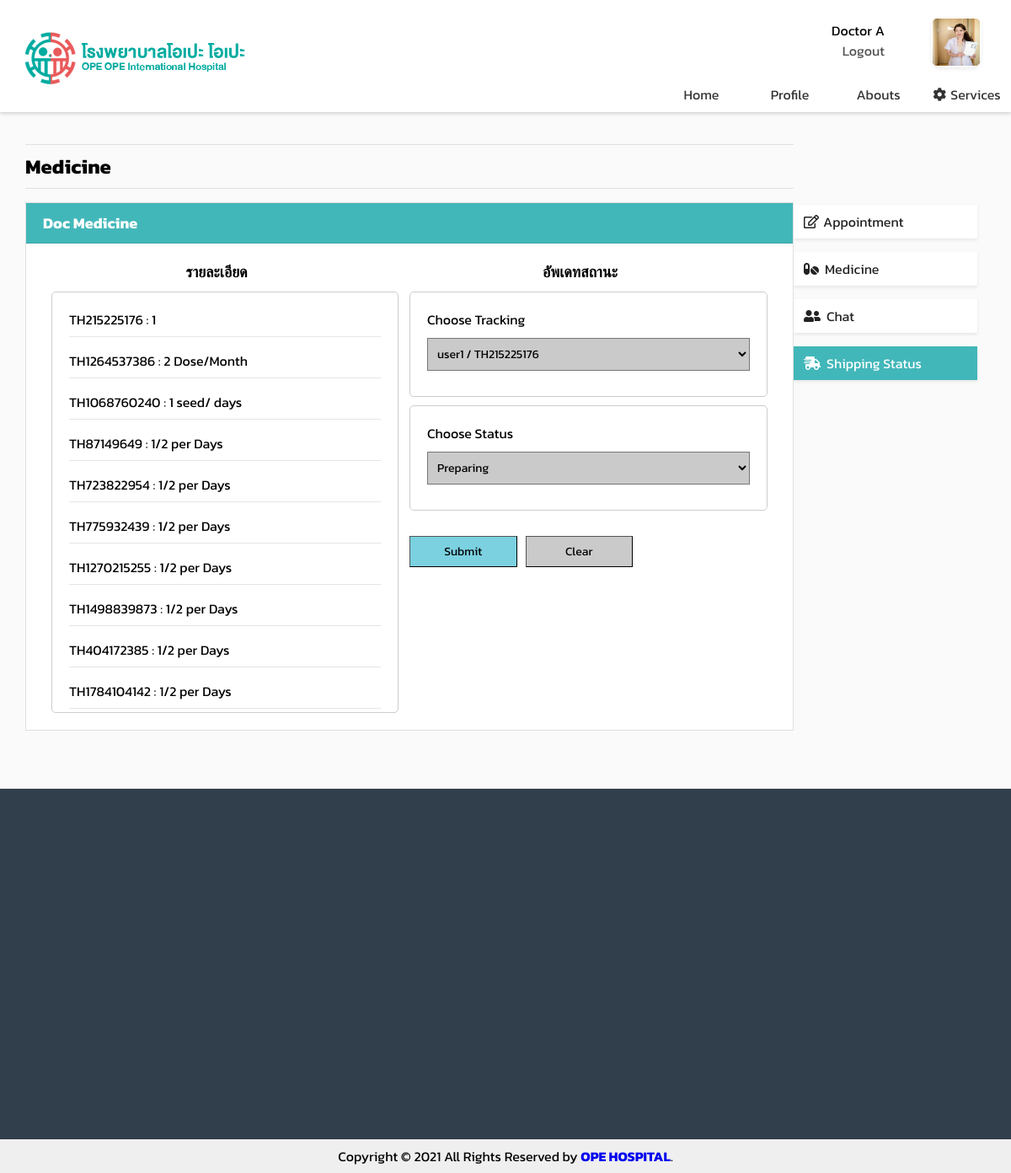
Screenshot of /opeope-hospital/ship-doc.php (signed in) with the database file from the repository.
### tables this page shows
CREATE TABLE `userdb` (
  `hospitalNum` int(11) NOT NULL,
  `userType` int(1) NOT NULL,
  `userID` varchar(100) NOT NULL,
  `email` varchar(100) NOT NULL,
  `password` varchar(100) NOT NULL,
  `firstName` varchar(100) NOT NULL,
  `lastName` varchar(100) NOT NULL,
  `citizenID` varchar(100) NOT NULL,
  `gender` varchar(1) NOT NULL,
  `birthDate` date NOT NULL,
  `age` int(11) DEFAULT NULL,
  `nationality` varchar(100) NOT NULL,
  `profilepic` varchar(500) DEFAULT NULL,
  `tel` varchar(11) DEFAULT NULL,
  `address` varchar(500) NOT NULL
);

CREATE TABLE `dispense` (
  `PatientID` varchar(100) NOT NULL,
  `DoctorID` varchar(100) NOT NULL,
  `Description` varchar(500) DEFAULT NULL,
  `DispenseID` int(11) NOT NULL,
  `MedicineID` int(11) NOT NULL,
  `Tracking` varchar(20) DEFAULT NULL,
  `TrackingStatus` varchar(1) NOT NULL
);

### opeope-hospital/ship-doc.php (the view, shortened to what this page needs)
<?php
    include('server.php');
    $sql1 = $_SESSION['username'];
    $sql2 = "SELECT * FROM Userdb WHERE userID='$sql1'";
    $dataQuery1 = $conn->query($sql2);
    $userData = $dataQuery1->fetch_assoc();
    $disQ = "SELECT * FROM Dispense";
    $Dispense = mysqli_query($conn, $disQ);
    $disQ1 = "SELECT * FROM Dispense";
    $Dispense2 = mysqli_query($conn, $disQ1);
?>
<!DOCTYPE html>
<html lang="en">
<head>
    <link rel="stylesheet" href="assests/css/index.css" type="text/css">
    <link rel="stylesheet" href="https://use.fontawesome.com/releases/v5.6.3/css/all.css">
</head>
<body>
    <div class="content">
        <div class="nav-bar shadow-sm">
            <div class="nav-bar content1">
                <div class="nav-bar-logo">
                    <a class="link" href="https://www.google.co.th/">
                        <img src="assests/images/logo_h.png" alt="logo" width="280px">
                    </a>
                </div>
            </div>
            <div class="nav-bar content2">
                <div class="nav-bar-userName">
                    <div class="nav-bar-userName left">
                        <?php if (isset($_SESSION['username'])) : ?>
                            <p>
                                <?php
                                    if($userData['firstName']!=NULL&&$userData['lastName']!=NULL){
                                        echo $userData['firstName']." ".$userData['lastName'];
                                    }else{
                                        echo "Unnamed";
                                    }
                                ?>
                            </p>
                            <p><a href="index.php?logout='1'" style="color: rgb(80, 80, 80);">Logout</a></p>
                        <?php endif ?>
                    </div>
                    <div class="nav-bar-userName right">
                        <div class="user-pic shadow-sm">
                            <?php if($userData['profilepic'] != NULL): ?>
                                <img src="assests/images/<?php echo $userData['profilepic']?>" alt="profilepic" height="60px" width="60px">
                            <?php else:?>
                                <img src="assests/images/default.png" alt="logo" height="60px" width="60px">
                            <?php endif ?>
                        </div>
                    </div>
                </div>
                <div class="nav-bar-navigator">
                    <lix class="nav-bar-navigator navigate"><a class="activex" href="index.php">Home</a></lix>
                    <lix class="nav-bar-navigator navigate"><a class="activex" href="profile.php">Profile</a></lix>
                    <lix class="nav-bar-navigator navigate"><a class="activex" href="abouts.php">Abouts</a></lix>
                    <lix class="nav-bar-navigator navigate"><a class="activex" href="services.php"><i class="fas fa-cog" style="padding-right: 5px;"></i>Services</a></lix>
                </div>
            </div>
        </div>
        <div style="overflow:auto; padding: 2.5% 2.5% 2.5% 2.5%; ">
            <div class="menu" >
                <div>
                    <a href="app.php"><div class="menuitem menu_activex shadow-sm"><i class="far fa-edit" style="padding-right: 5px;"></i>Appointment</div></a>
                    <a href="med.php"><div class="menuitem menu_activx shadow-sm"><i class="fas fa-pills" style="padding-right: 7px;"></i>Medicine</div></a>
                    <a href="chat.php"><div class="menuitem menu_activex shadow-sm"><i class="fas fa-user-friends" style="padding-right: 7px;"></i>Chat</div></a>
                    <a href="ship.php"><div class="menuitem menu_active shadow-sm"><i class="fas fa-shipping-fast" style="padding-right: 7px;"></i>Shipping Status</div></a>
                </div>
            </div>
            <div class="main">
                <div class="article">
                    <hr style="margin-bottom: 0.5rem"><h2 style="font-size: 1.5rem;">Medicine</h2><hr>
                </div>
                <div class="card rounded-0 shadow-sm" style="width: 100%; float: left; padding: 0px;">
                    <div style="padding: 10px 20px 10px 20px; border-bottom: 1px solid rgba(0, 0, 0, 0.1);background-color: #42b7b9; color: white;"><h4>Doc Medicine</h4></div>
                    <div style="min-height: 300px; overflow-y: hidden;">
                        <div style="margin-top: 0px; margin-bottom: 20px; margin-right: 20px; padding: 20px;">
                            <div style="width: 48.5%; float: left; margin-bottom: 10px;">
                                <div style="width: 100%; font-weight: bold; text-align: center;">รายละเอียด</div>
                                <div style="width: 100%; margin: 10px; padding: 20px; border: 1px solid #CCCCCC; border-radius: 5px;overflow: scroll; height: 500px; font-size: 16px;">
                                    <?php
                                        while($row = mysqli_fetch_array($Dispense2)){?>
                                            <?php echo $row['Tracking']." : ".$row['Description'];?><br><hr><?php
                                        }
                                    ?>
                                </div>
                            </div>
                            <div style="width: 50%; float: right; margin-bottom: 10px;">
                                <div style="width: 100%; font-weight: bold; text-align: center;">อัพเดทสถานะ</div>
                                <form style="font-size: 16px;" action="ship-doc_db.php" method="post">
                                    <div style="width: 100%;margin: 10px; padding: 20px; border: 1px solid #CCCCCC; border-radius: 5px">
                                            <div>
                                                <div style="margin-bottom: 10px;">Choose Tracking</div>
                                                <select class="input-regis" name="Tracking" id="Tracking" required>
                                                <?php
                                                while($row = mysqli_fetch_array($Dispense))
                                                {
                                                ?>
                                                    <option value="<?php echo $row['Tracking']?>"><?php echo $row['PatientID']." / ".$row['Tracking']; ?></option>
                                                <?php
                                                }
                                                ?>
                                                </select>
                                            </div>
                                    </div>
                                    <div style="width: 100%;margin: 10px; padding: 20px; border: 1px solid #CCCCCC; border-radius: 5px">
                                    <div>
                                                <div style="margin-bottom: 10px;">Choose Status</div>
                                                <select class="input-regis" name="Status" id="Status" required>
                                                    <option value="P">Preparing</option>
                                                </select>
                                            </div>
                                    </div>
                                    <div style="width: 100%; float: right; margin: 20px; text-align:">
                                                <div style="width:30%; float: left; margin-left: 30px;">
                                                    <button style="background: #7bd1e0;" type="submit" name="shipEdit" class="input-regis">Submit</button>
                                                </div>
                                                <div style="width:30%;  float: left; margin-left: 10px;">
                                                    <button style="background: #cacaca;" type="reset" name="cancel" class="input-regis">Clear</button>
                                                </div>
                                    </div>
                                </form>
                            </div>
                        </div>
                    </div>
                </div>
            </div>
        </div>
    </div>
</body>
<div class="footer">Copyright © 2021 All Rights Reserved by <strong><a href="home.php">OPE HOSPITAL</a></strong>.</div>
</html>

### opeope-hospital/assests/css/index.css (style rules this page uses)
* { margin: 0; padding: 0; text-decoration: none; font-family: 'Kanit', sans-serif; box-sizing: border-box; }
* { box-sizing: border-box; }
body { font-family: 'Kanit', sans-serif; background-color: #313f4c; }
.content { width: 100%; max-width: 1200px; min-height: 936px; max-height: 1600px; margin: auto; background-color:rgb(250, 250, 250); }
.nav-bar { overflow:auto; max-height: 270px; background: white; padding-bottom: 0.25em; }
.nav-bar .content1 { float: left; width: 65%; margin: 1rem 0 0 0 ; }
.nav-bar-logo { padding-left: 20px; }
.nav-bar .content2 { float: right; overflow: hidden; width: 35%; }
.nav-bar-userName { height: 90px; padding: 10px; background-color: rgb(255, 255, 255); }
.nav-bar-userName .left { width: 70%; padding: 3.5% 20px 10px 10px; text-align: right; float: left; }
.nav-bar-userName .right { width: 30%; padding: 10px; float: right; }
.user-pic { float:inherit; width: 60px; height: 60px; padding: 2px; border-radius: 12px; margin-right: 15px; overflow: hidden; }
.nav-bar-navigator { height: calc(100% - 120px); text-align: center; }
.nav-bar-navigator .navigate { width: 25%; float: left; }
lix a { display: block; color: #333; text-align: center; padding: 0px 0px 5px 0px; text-decoration: none; }
.menu { float: right; font-size: 18px; width: 20%; padding: 4rem 10px 10px 0px; }
.menuitem { padding: 8px; padding-left: 12px; margin-top: 16px; font-size: 16px; cursor: pointer; background-color: rgb(255, 255, 255); color: #222; }
.menu_active { color: white; background-color: #42b7b9; }
.main { float: left; width: 80%; padding: 0 20px; overflow: hidden; }
.article { font-size: 2rem; font-weight: bold; }
img { max-width: 100%; max-height: 100%; }
hr { margin-top: 0.5rem; margin-bottom: 1rem; border: 0px; border-top: 1px solid rgba(0, 0, 0, 0.1); }
.card { background-color: #fff; background-clip: border-box; border: 1px solid rgba(0, 0, 0, 0.125); border-radius: 0.25rem; padding: 16px; font-size: 18px; object-fit:cover; }
.rounded-0 { border-radius: 0 !important; }
.shadow-sm { box-shadow: 0 0.125rem 0.25rem rgb(0 0 0 / 8%) !important; }
.input-regis { font-family: "Kanit", sans-serif; background: #eeeeee; background: #cacaca; width: 100%; margin: 0 0 10px; padding: 7px; box-sizing: border-box; font-size: 14px; border-width: 1px; }
.footer { position: fixed; right: 0; bottom: 0; left: 0; padding: 0.5rem; background-color: #efefef; text-align: center; }
@media only screen and (max-width:1200px) { .main { width: 80%; padding: 0; } }
@media only screen and (max-width:1200px) { .right { width: 100%; } }
@media only screen and (max-width:1200px) { .nav-bar .content1 { width: 65%; padding: 0; } }
@media only screen and (max-width:1200px) { .nav-bar .content2 { width: 35%; padding: 0; } }

### rows the page displays
userdb: firstName "Doctor", lastName "A", profilepic (picture)
dispense: Tracking "TH215225176", Description "1"
dispense: Tracking "TH1264537386", Description "2 Dose/Month"
dispense: Tracking "TH1068760240", Description "1 seed/ days"
dispense: Tracking "TH87149649", Description "1/2 per Days"
dispense: Tracking "TH723822954", Description "1/2 per Days"
dispense: Tracking "TH775932439", Description "1/2 per Days"
dispense: Tracking "TH1270215255", Description "1/2 per Days"
dispense: Tracking "TH1498839873", Description "1/2 per Days"
dispense: Tracking "TH404172385", Description "1/2 per Days"
dispense: Tracking "TH1784104142", Description "1/2 per Days"

### other values shown
form field Tracking "user1 / TH215225176"
